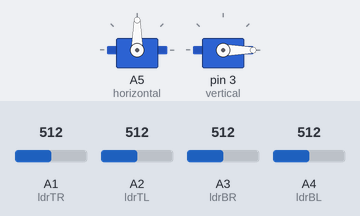
The sketch below on a simulated Arduino Uno, built with avr-gcc and run on an emulated ATmega328P. On the bench: 2 × servo. The test bench sets the inputs (shaded band); at power-on: A1 (ldrTR) = 512, A2 (ldrTL) = 512, A3 (ldrBR) = 512, A4 (ldrBL) = 512.

Above: at 2.7 s.
2.8 s: A1 (ldrTR) set to 606
4.3 s: A1 (ldrTR) set to 625
At 4.82 s:
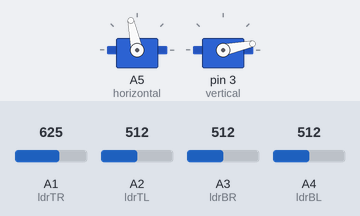
7.3 s: A2 (ldrTL) set to 489
At 7.3 s:
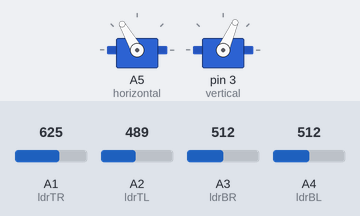
8.8 s: A3 (ldrBR) set to 690
10.3 s: A3 (ldrBR) set to 712
At 10.84 s:
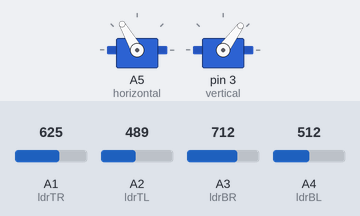
13.3 s: A4 (ldrBL) set to 992
At 17.1 s:
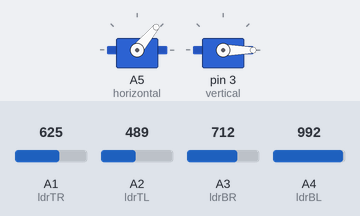
Timing chart, 0 to 17.3 s (numbered marks = the images above; inputs shaded):
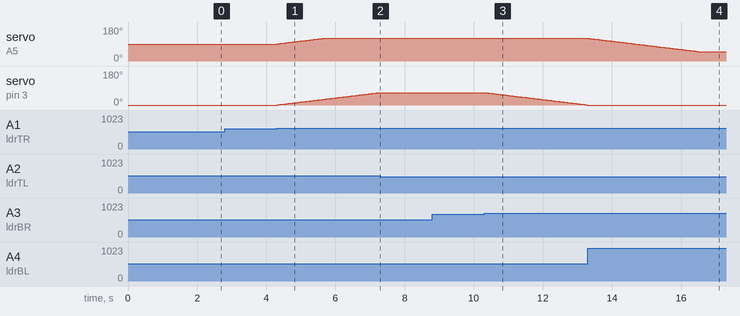

Measured:
- the behaviour switches between 613 and 614 on A1 (ldrTR) (found by bisection; images 0 and 1)
- the behaviour switches between 501 and 500 on A2 (ldrTL) (found by bisection; images 1 and 2)
- the behaviour switches between 703 and 704 on A3 (ldrBR) (found by bisection; images 2 and 3)
- after the input at 2.8 s, every drawn part: stays the same
- after the input at 4.3 s, servo on A5 (horizontal): moves from 90° to 120° over 1.3 s, starting at once; servo on pin 3 (vertical): moves from 0° to 66° over 3.0 s, starting at once
- after the input at 7.3 s, servo on pin 3 (vertical): stays 66° (without the input it goes to 67° after 0.03 s)
- after the input at 8.8 s, every drawn part: stays the same
- after the input at 10.3 s, servo on pin 3 (vertical): moves from 66° to 0° over 3.0 s, starting at once
- after the input at 13.3 s, servo on A5 (horizontal): moves from 120° to 50° over 3.1 s, starting at once

The sketch:

Dual_Axis_Solar_Tracker_Controller.ino
```cpp
/*
 * Dual_Axis_Tracker_V3.ino
 *
 * Brown Dog Gadgets <https://www.browndoggadgets.com/>
 *
 */

// include Servo library
#include <Servo.h>

// horizontal servo
Servo horizontal;
int servoh = 90;

int servohLimitHigh = 120;
int servohLimitLow = 50;

Servo vertical;
int servov = 0;

int servovLimitHigh = 180;
int servovLimitLow = 0;


// LDR pin connections
int ldrTR = A1; // LDR top right
int ldrTL = A2; // LDR top left
int ldrBR = A3; // LDR bottom right
int ldrBL = A4; // LDR bottom left


void setup() {
  Serial.begin(9600);
  // servo connections
  horizontal.attach(A5);
  vertical.attach(3);
  // move servos
  horizontal.write(90);
  vertical.write(0);
  delay(1500);
}


void loop() {

  int tr = analogRead(ldrTR); // top right
  int tl = analogRead(ldrTL); // top left
  int br = analogRead(ldrBR); // bottom right
  int bl = analogRead(ldrBL); // bottom left

  int dtime = 45; // change for debugging only
  int tol = 50;

  int avt = (tl + tr) / 2; // average value top
  int avd = (bl + br) / 2; // average value bottom
  int avl = (tl + bl) / 2; // average value left
  int avr = (tr + br) / 2; // average value right

  int dvert = avt - avd;  // check the difference of up and down
  int dhoriz = avl - avr; // check the difference of left and right

  // check if the difference is in the tolerance else change vertical angle
  if (-1 * tol > dvert || dvert > tol) {
    if (avt > avd) {
      servov = ++servov;
      if (servov > servovLimitHigh) {
        servov = servovLimitHigh;
      }
    }
    else if (avt < avd) {
      servov = --servov;
      if (servov < servovLimitLow) {
        servov = servovLimitLow;
      }
    }
    vertical.write(servov);
  }

  // check if the difference is in the tolerance else change horizontal angle
  if (-1 * tol > dhoriz || dhoriz > tol) {
    if (avl > avr) {
      servoh = --servoh;
      if (servoh < servohLimitLow) {
        servoh = servohLimitLow;
      }
    }
    else if (avl < avr) {
      servoh = ++servoh;
      if (servoh > servohLimitHigh) {
        servoh = servohLimitHigh;
      }
    }
    else if (avl = avr) {
      // nothing
    }
    horizontal.write(servoh);
  }

  delay(dtime);

}
```
